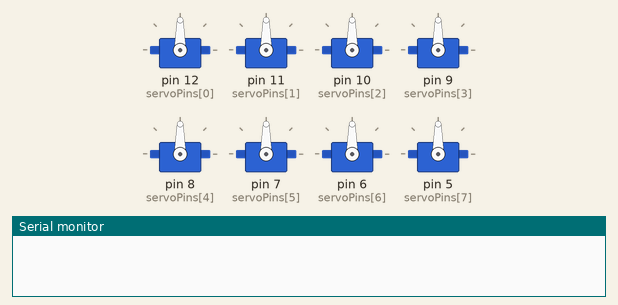
The sketch below on a simulated Arduino Uno, built with avr-gcc and run on an emulated ATmega328P. On the bench: 8 × servo, the last lines printed to the serial monitor.

Above: at 0.1 s.
At 1.4 s:
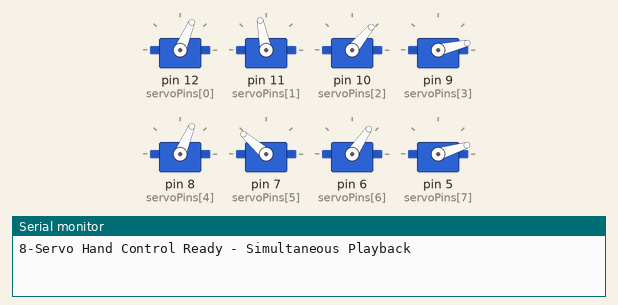
At 5.93 s:
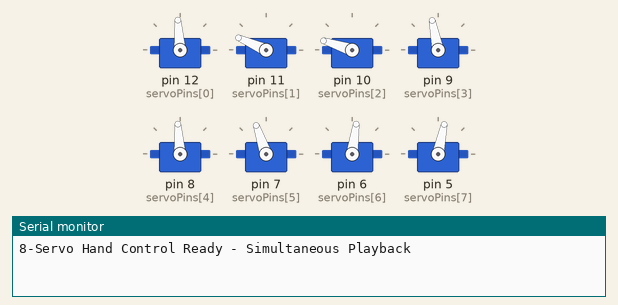
At 10.43 s:
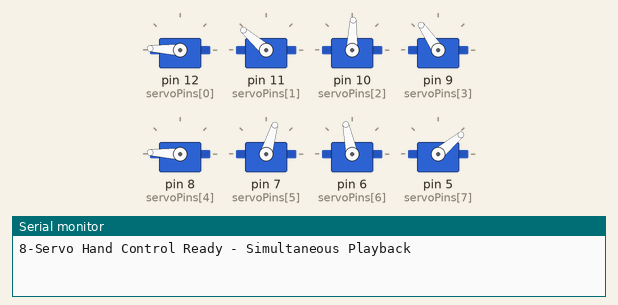
At 19.56 s:
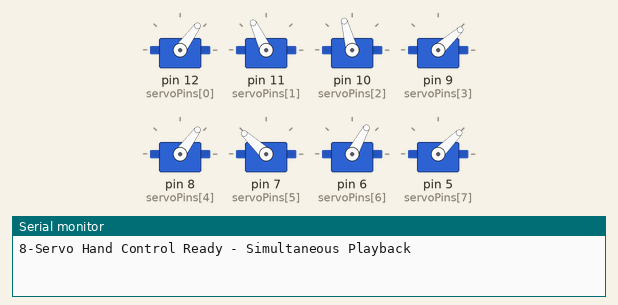
At 37.7 s:
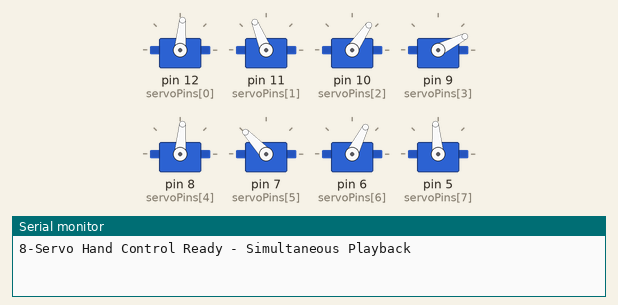
Timing chart, 0 to 37.8 s (numbered marks = the images above):
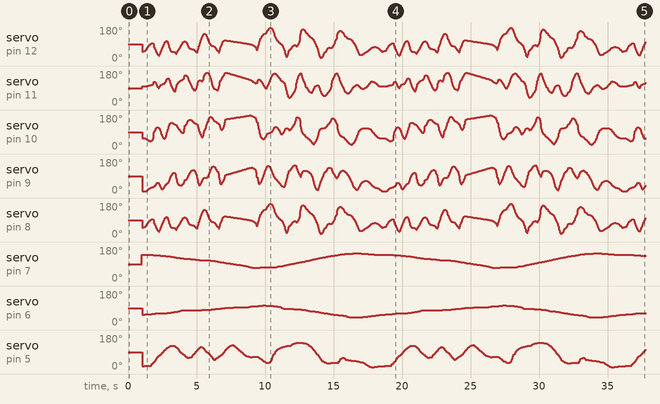

The sketch:

hand_movements_20260103_144111.ino
```cpp
/*
 * 8-Servo Hand Control - Generated Movement Code (SIMULTANEOUS PLAYBACK)
 * Generated: 2026-01-03 14:41:11
 * Layers: 4
 * Original Frames Recorded: 8415
 * Loop Duration: 26.31s (recorded) / 17.54s (at 1.5x speed)
 * Playback Speed: 1.5x
 *
 * Hardware: 5 Finger Servos + 3 Arm Servos
 * Fingers: Thumb, Index, Middle, Ring, Pinky
 * Arm: Shoulder, Elbow, Wrist
 *
 * Pin Mapping (reversed order):
 * Pin 12 -> Thumb (servo 0)
 * Pin 11 -> Index (servo 1)
 * Pin 10 -> Middle (servo 2)
 * Pin 9  -> Ring (servo 3)
 * Pin 8  -> Pinky (servo 4)
 * Pin 7  -> Shoulder (servo 5)
 * Pin 6  -> Elbow (servo 6)
 * Pin 5  -> Wrist (servo 7)
 */

#include <Servo.h>

// Servo objects
Servo servo[8];
int servoPins[8] = {12, 11, 10, 9, 8, 7, 6, 5};

// Timing
unsigned long loopStartTime;
unsigned long loopDuration = 17540; // milliseconds (adjusted for 1.5x speed)

// Layer data structures

// Layer 1: Layer_1 (manual mode) - 50 keyframes
const int layer1_count = 50;
const unsigned long layer1_times[] PROGMEM = {0, 1228, 1591, 2010, 2320, 2587, 2889, 3403, 3843, 4185, 5013, 5349, 5623, 5803, 6057, 6332, 6669, 6970, 7326, 7544, 7696, 7886, 8052, 9806, 9925, 10269, 10394, 10652, 10824, 11111, 11282, 11528, 11719, 11948, 12143, 12290, 12493, 12675, 12846, 13054, 13354, 13555, 13790, 14079, 14404, 14519, 15349, 15512, 16510, 17527};
const int layer1_servo5[] PROGMEM = {139, 136, 133, 130, 127, 123, 120, 117, 114, 111, 108, 105, 102, 99, 96, 93, 90, 86, 83, 80, 77, 74, 71, 74, 77, 80, 83, 86, 90, 93, 96, 99, 102, 105, 108, 111, 114, 117, 120, 123, 127, 130, 133, 136, 139, 142, 145, 148, 145, 145};
int layer1_index = 0;

// Layer 2: Layer_2 (manual mode) - 39 keyframes
const int layer2_count = 39;
const unsigned long layer2_times[] PROGMEM = {17, 617, 974, 1854, 2150, 2479, 2708, 2867, 4388, 5065, 5477, 5898, 6111, 7727, 7948, 8517, 8807, 9544, 9808, 10132, 10197, 10260, 10368, 11455, 11942, 12044, 12243, 12794, 12993, 13187, 13461, 13728, 13974, 14334, 14843, 14919, 15046, 15263, 17521};
const int layer2_servo6[] PROGMEM = {55, 58, 61, 64, 67, 70, 74, 77, 80, 83, 86, 89, 92, 95, 98, 101, 104, 101, 98, 95, 92, 89, 86, 83, 80, 77, 74, 70, 67, 64, 61, 58, 55, 52, 49, 46, 43, 40, 40};
int layer2_index = 0;

// Layer 3: Layer_3 (manual mode) - 239 keyframes
const int layer3_count = 239;
const unsigned long layer3_times[] PROGMEM = {17, 680, 714, 754, 806, 851, 905, 944, 1000, 1035, 1069, 1104, 1140, 1189, 1226, 1295, 1378, 1420, 1457, 1494, 1531, 1574, 1612, 1652, 1689, 1746, 1802, 1860, 1906, 1968, 2044, 2137, 2410, 2465, 2513, 2567, 2605, 2642, 2679, 2713, 2748, 2789, 2846, 2909, 2956, 3021, 3080, 3120, 3160, 3211, 3271, 3325, 3639, 3678, 3713, 3756, 3794, 3834, 3887, 3922, 3958, 3999, 4034, 4084, 4121, 4159, 4203, 4247, 4307, 4437, 4474, 4511, 4549, 4585, 4626, 4662, 4710, 4783, 4834, 4870, 4904, 4949, 4983, 5020, 5057, 5095, 5131, 5168, 5214, 5275, 5385, 5431, 5487, 5561, 5617, 5666, 5731, 5793, 5847, 5899, 5936, 5974, 6011, 6047, 6081, 6117, 6152, 6195, 6232, 6285, 6324, 6366, 6426, 6528, 6622, 6704, 6746, 6801, 6846, 6893, 6950, 6995, 7045, 7083, 7134, 7188, 7241, 7305, 7342, 7384, 7421, 7475, 7531, 7611, 7821, 7919, 8255, 8499, 8546, 8611, 8675, 8723, 8759, 8800, 8848, 8958, 9034, 9143, 9394, 9430, 9471, 9504, 9542, 9578, 9612, 9650, 9698, 9739, 9776, 9818, 9860, 9900, 9943, 10017, 10086, 10188, 10350, 10478, 10810, 10919, 10961, 11012, 11122, 11376, 11978, 12045, 12104, 12158, 12213, 12292, 12346, 12383, 12420, 12456, 12493, 12537, 12576, 12612, 12650, 12686, 12727, 12763, 12802, 12844, 12878, 12913, 12954, 12987, 13024, 13060, 13107, 13163, 13221, 13306, 13412, 13519, 14360, 14397, 14444, 14480, 14531, 14568, 14696, 14777, 14814, 14848, 15966, 16105, 16198, 16244, 16292, 16350, 16392, 16452, 16498, 16540, 16577, 16629, 16682, 16741, 16795, 17132, 17182, 17220, 17255, 17313, 17382, 17478, 17531};
const int layer3_servo7[] PROGMEM = {15, 19, 24, 28, 31, 34, 38, 41, 44, 50, 54, 58, 63, 66, 69, 73, 76, 79, 82, 85, 88, 92, 95, 99, 102, 105, 109, 112, 115, 118, 121, 124, 121, 118, 115, 112, 109, 105, 101, 97, 94, 91, 87, 84, 81, 78, 75, 72, 69, 66, 63, 60, 63, 66, 73, 76, 79, 82, 85, 89, 92, 95, 98, 101, 104, 108, 111, 114, 117, 114, 111, 108, 104, 100, 97, 94, 91, 88, 85, 82, 79, 76, 73, 68, 65, 62, 59, 56, 52, 49, 52, 56, 59, 62, 65, 68, 71, 74, 77, 80, 83, 86, 90, 93, 96, 99, 103, 106, 110, 113, 116, 119, 122, 125, 128, 125, 122, 119, 116, 113, 110, 106, 103, 100, 97, 94, 91, 88, 85, 82, 79, 76, 73, 69, 66, 63, 66, 63, 60, 57, 54, 51, 48, 45, 42, 39, 36, 32, 37, 42, 46, 54, 62, 71, 76, 79, 82, 86, 93, 96, 99, 102, 105, 109, 112, 115, 118, 121, 124, 127, 130, 133, 136, 139, 136, 133, 130, 127, 124, 121, 118, 114, 111, 107, 104, 101, 98, 94, 90, 86, 83, 80, 77, 74, 70, 66, 62, 57, 53, 49, 46, 43, 40, 37, 34, 31, 34, 41, 44, 51, 55, 58, 61, 57, 52, 49, 39, 42, 39, 36, 33, 30, 27, 24, 20, 17, 14, 11, 8, 5, 2, 5, 8, 11, 15, 18, 21, 24, 27};
int layer3_index = 0;

// Layer 4: Layer_4 (cursor mode) - 219 keyframes
const int layer4_count = 219;
const unsigned long layer4_times[] PROGMEM = {10, 282, 354, 429, 498, 573, 698, 822, 892, 961, 1031, 1109, 1184, 1253, 1322, 1392, 1461, 1531, 1599, 1669, 1739, 1808, 1878, 1947, 2016, 2085, 2155, 2225, 2295, 2365, 2441, 2508, 2576, 2646, 2719, 2793, 2864, 2931, 3001, 3076, 3146, 3234, 3303, 3373, 3442, 3511, 3585, 3656, 3724, 3795, 3864, 3937, 4007, 4074, 4141, 4211, 4279, 4349, 4418, 4486, 4554, 4627, 4696, 4767, 4834, 4904, 4973, 5048, 5116, 5186, 5256, 5335, 5409, 5488, 5558, 5626, 5696, 5765, 5835, 5904, 5972, 6039, 6118, 7941, 8015, 8117, 8223, 8291, 8361, 8431, 8499, 8569, 8644, 8714, 8782, 8857, 8926, 8997, 9064, 9135, 9204, 9273, 9343, 9413, 9482, 9550, 9621, 9695, 9763, 9834, 9903, 9973, 10042, 10111, 10181, 10255, 10325, 10392, 10463, 10532, 10599, 10667, 10736, 10815, 10884, 10954, 11028, 11097, 11168, 11237, 11306, 11374, 11445, 11519, 11588, 11657, 11727, 11801, 11871, 11940, 12038, 12106, 12180, 12260, 12333, 12402, 12471, 12542, 12612, 12680, 12750, 12820, 12888, 12958, 13026, 13095, 13166, 13236, 13305, 13374, 13467, 13536, 13606, 13680, 13749, 13820, 13888, 13958, 14026, 14097, 14166, 14234, 14305, 14378, 14449, 14517, 14585, 14662, 14731, 14800, 14911, 14979, 15051, 15119, 15189, 15258, 15326, 15392, 15466, 15541, 15614, 15688, 15757, 15827, 15901, 15970, 16040, 16114, 16184, 16253, 16322, 16396, 16466, 16535, 16609, 16679, 16747, 16817, 16887, 16956, 17023, 17090, 17160, 17229, 17299, 17377, 17447, 17521, 17535};
const int layer4_servo0[] PROGMEM = {50, 55, 63, 72, 82, 87, 93, 93, 71, 62, 49, 38, 33, 29, 34, 47, 61, 74, 83, 96, 103, 107, 99, 85, 65, 54, 50, 50, 49, 48, 44, 38, 47, 54, 62, 72, 82, 90, 99, 105, 104, 100, 89, 75, 69, 66, 64, 63, 62, 60, 56, 48, 45, 49, 71, 84, 101, 117, 130, 139, 145, 143, 137, 120, 110, 96, 87, 82, 80, 80, 77, 72, 63, 57, 52, 43, 57, 75, 84, 100, 107, 111, 109, 89, 87, 83, 78, 74, 59, 60, 76, 92, 114, 124, 133, 139, 144, 145, 148, 153, 163, 168, 176, 177, 171, 163, 149, 130, 122, 111, 106, 100, 97, 93, 88, 81, 68, 57, 38, 23, 23, 34, 54, 60, 65, 71, 80, 84, 85, 82, 78, 82, 89, 99, 143, 160, 168, 167, 161, 152, 148, 140, 134, 128, 125, 120, 118, 110, 98, 86, 77, 64, 45, 24, 18, 19, 21, 28, 41, 47, 52, 60, 69, 72, 70, 69, 72, 77, 84, 94, 111, 117, 148, 154, 160, 159, 155, 150, 141, 132, 127, 121, 119, 117, 116, 113, 109, 103, 94, 87, 75, 62, 49, 38, 31, 30, 30, 33, 36, 40, 46, 50, 53, 60, 67, 76, 94, 104, 113, 127, 136, 145, 159, 163, 162, 158, 154, 150, 148};
const int layer4_servo1[] PROGMEM = {99, 100, 101, 103, 104, 104, 106, 110, 124, 121, 112, 99, 92, 90, 98, 106, 110, 112, 112, 115, 122, 133, 142, 141, 128, 112, 97, 88, 79, 72, 72, 90, 110, 117, 123, 128, 131, 133, 136, 141, 158, 157, 151, 138, 125, 114, 104, 92, 85, 79, 76, 81, 88, 112, 128, 131, 130, 127, 125, 133, 156, 163, 169, 172, 169, 160, 146, 131, 107, 97, 87, 84, 84, 79, 78, 95, 120, 132, 137, 148, 155, 165, 172, 133, 128, 122, 119, 116, 117, 120, 135, 137, 130, 123, 115, 106, 97, 89, 88, 91, 102, 110, 127, 139, 152, 160, 166, 167, 165, 158, 153, 147, 142, 133, 128, 126, 121, 116, 101, 77, 58, 45, 38, 41, 44, 50, 58, 65, 72, 86, 119, 136, 152, 162, 170, 156, 138, 126, 113, 97, 92, 81, 74, 69, 66, 66, 70, 80, 93, 101, 104, 105, 102, 87, 72, 62, 54, 49, 49, 49, 53, 58, 67, 73, 80, 90, 121, 135, 146, 157, 167, 168, 156, 147, 125, 115, 104, 94, 82, 71, 66, 61, 60, 63, 68, 73, 81, 89, 96, 101, 105, 107, 105, 101, 95, 90, 86, 84, 84, 86, 90, 93, 99, 111, 123, 137, 157, 163, 168, 170, 168, 165, 149, 136, 124, 110, 101, 94, 91};
const int layer4_servo2[] PROGMEM = {58, 55, 51, 48, 44, 42, 44, 49, 89, 97, 109, 115, 114, 109, 100, 84, 71, 60, 56, 54, 61, 76, 95, 110, 129, 138, 140, 139, 135, 131, 129, 127, 117, 109, 104, 96, 90, 86, 85, 89, 124, 129, 138, 150, 154, 155, 154, 149, 144, 140, 136, 135, 135, 124, 100, 88, 74, 64, 62, 69, 94, 102, 113, 136, 146, 160, 170, 172, 165, 158, 150, 147, 144, 139, 136, 132, 115, 105, 102, 106, 113, 132, 158, 179, 176, 172, 168, 164, 143, 140, 114, 92, 68, 59, 54, 52, 54, 59, 66, 76, 84, 84, 87, 88, 92, 96, 105, 116, 118, 115, 110, 104, 97, 83, 78, 81, 86, 92, 102, 111, 111, 108, 100, 102, 104, 110, 118, 126, 134, 149, 168, 169, 165, 157, 112, 93, 82, 78, 72, 65, 62, 56, 52, 46, 41, 33, 28, 24, 29, 39, 46, 56, 74, 96, 105, 109, 109, 109, 112, 113, 117, 121, 131, 136, 143, 150, 162, 163, 159, 152, 137, 131, 93, 83, 72, 69, 66, 64, 59, 53, 47, 40, 35, 29, 26, 23, 24, 27, 33, 39, 49, 62, 76, 89, 101, 110, 117, 122, 126, 130, 136, 140, 143, 149, 153, 155, 148, 142, 135, 123, 113, 104, 86, 78, 73, 68, 66, 63, 63};
const int layer4_servo3[] PROGMEM = {9, 10, 12, 16, 22, 26, 30, 31, 36, 38, 45, 54, 54, 48, 36, 24, 21, 23, 26, 35, 42, 49, 52, 54, 65, 81, 93, 100, 106, 107, 101, 76, 53, 46, 43, 41, 41, 43, 48, 52, 70, 72, 75, 87, 98, 106, 114, 120, 122, 121, 116, 102, 92, 61, 43, 41, 45, 54, 67, 76, 82, 82, 82, 84, 87, 97, 111, 123, 137, 141, 140, 135, 124, 116, 111, 81, 52, 47, 49, 58, 65, 78, 96, 135, 136, 132, 127, 122, 86, 80, 54, 47, 52, 60, 71, 85, 101, 115, 125, 138, 145, 143, 137, 125, 110, 100, 87, 78, 75, 68, 63, 57, 52, 44, 38, 36, 33, 33, 39, 57, 76, 96, 116, 120, 125, 131, 140, 145, 147, 146, 127, 115, 103, 94, 85, 96, 112, 118, 119, 119, 118, 115, 111, 106, 99, 88, 76, 54, 34, 24, 19, 15, 17, 33, 51, 66, 76, 88, 104, 111, 116, 123, 133, 135, 133, 129, 113, 105, 97, 89, 81, 79, 85, 91, 107, 113, 118, 120, 118, 113, 108, 100, 93, 83, 74, 63, 52, 41, 30, 25, 19, 17, 19, 26, 38, 50, 62, 71, 78, 84, 92, 97, 97, 99, 97, 93, 85, 82, 80, 80, 81, 84, 96, 105, 111, 116, 119, 119, 120};
const int layer4_servo4[] PROGMEM = {50, 55, 63, 72, 82, 87, 93, 93, 71, 62, 49, 38, 33, 29, 34, 47, 61, 74, 83, 96, 103, 107, 99, 85, 65, 54, 50, 50, 49, 48, 44, 38, 47, 54, 62, 72, 82, 90, 99, 105, 104, 100, 89, 75, 69, 66, 64, 63, 62, 60, 56, 48, 45, 49, 71, 84, 101, 117, 130, 139, 145, 143, 137, 120, 110, 96, 87, 82, 80, 80, 77, 72, 63, 57, 52, 43, 57, 75, 84, 100, 107, 111, 109, 89, 87, 83, 78, 74, 59, 60, 76, 92, 114, 124, 133, 139, 144, 145, 148, 153, 163, 168, 176, 177, 171, 163, 149, 130, 122, 111, 106, 100, 97, 93, 88, 81, 68, 57, 38, 23, 23, 34, 54, 60, 65, 71, 80, 84, 85, 82, 78, 82, 89, 99, 143, 160, 168, 167, 161, 152, 148, 140, 134, 128, 125, 120, 118, 110, 98, 86, 77, 64, 45, 24, 18, 19, 21, 28, 41, 47, 52, 60, 69, 72, 70, 69, 72, 77, 84, 94, 111, 117, 148, 154, 160, 159, 155, 150, 141, 132, 127, 121, 119, 117, 116, 113, 109, 103, 94, 87, 75, 62, 49, 38, 31, 30, 30, 33, 36, 40, 46, 50, 53, 60, 67, 76, 94, 104, 113, 127, 136, 145, 159, 163, 162, 158, 154, 150, 148};
int layer4_index = 0;

void setup() {
  Serial.begin(9600);

  // Attach servos
  for(int i = 0; i < 8; i++) {
    servo[i].attach(servoPins[i]);
    servo[i].write(90);
  }

  delay(1000);
  Serial.println("8-Servo Hand Control Ready - Simultaneous Playback");
  loopStartTime = millis();
}

void loop() {
  unsigned long elapsed = millis() - loopStartTime;

  // Smooth loop blending - last 10% of loop blends back to start
  unsigned long blendZone = loopDuration / 10;  // 10% blend zone
  bool isBlending = elapsed >= (loopDuration - blendZone);
  float blendFactor = 0.0;

  if(isBlending) {
    blendFactor = (float)(elapsed - (loopDuration - blendZone)) / (float)blendZone;
    blendFactor = constrain(blendFactor, 0.0, 1.0);
  }

  // Loop the sequence
  if(elapsed >= loopDuration) {
    loopStartTime = millis();
    elapsed = 0;
    layer1_index = 0;
    layer2_index = 0;
    layer3_index = 0;
    layer4_index = 0;
  }

  // Update layer 1 with interpolation
  if(layer1_index < layer1_count - 1) {
    unsigned long currentTime = pgm_read_dword(&layer1_times[layer1_index]);
    unsigned long nextTime = pgm_read_dword(&layer1_times[layer1_index + 1]);

    // Move to next keyframe if we've passed it
    if(elapsed >= nextTime) {
      layer1_index++;
    }

    // Interpolate between current and next keyframe
    if(layer1_index < layer1_count - 1 && elapsed >= currentTime) {
      currentTime = pgm_read_dword(&layer1_times[layer1_index]);
      nextTime = pgm_read_dword(&layer1_times[layer1_index + 1]);

      // Calculate interpolation factor (0.0 to 1.0)
      float factor = (float)(elapsed - currentTime) / (float)(nextTime - currentTime);
      factor = constrain(factor, 0.0, 1.0);

      // Interpolate Shoulder
      int curr5 = pgm_read_word(&layer1_servo5[layer1_index]);
      int next5 = pgm_read_word(&layer1_servo5[layer1_index + 1]);
      int start5 = pgm_read_word(&layer1_servo5[0]);

      if(curr5 != -1 && next5 != -1) {
        int interpolated = curr5 + (int)((next5 - curr5) * factor);

        // Apply blend zone for smooth looping
        if(isBlending && start5 != -1) {
          interpolated = interpolated * (1.0 - blendFactor) + start5 * blendFactor;
        }

        servo[5].write(interpolated);
      } else if(curr5 != -1) {
        int pos = curr5;

        // Apply blend zone for smooth looping
        if(isBlending && start5 != -1) {
          pos = pos * (1.0 - blendFactor) + start5 * blendFactor;
        }

        servo[5].write(pos);
      }
    }
  }

  // Update layer 2 with interpolation
  if(layer2_index < layer2_count - 1) {
    unsigned long currentTime = pgm_read_dword(&layer2_times[layer2_index]);
    unsigned long nextTime = pgm_read_dword(&layer2_times[layer2_index + 1]);

    // Move to next keyframe if we've passed it
    if(elapsed >= nextTime) {
      layer2_index++;
    }

    // Interpolate between current and next keyframe
    if(layer2_index < layer2_count - 1 && elapsed >= currentTime) {
      currentTime = pgm_read_dword(&layer2_times[layer2_index]);
      nextTime = pgm_read_dword(&layer2_times[layer2_index + 1]);

      // Calculate interpolation factor (0.0 to 1.0)
      float factor = (float)(elapsed - currentTime) / (float)(nextTime - currentTime);
      factor = constrain(factor, 0.0, 1.0);

      // Interpolate Elbow
      int curr6 = pgm_read_word(&layer2_servo6[layer2_index]);
      int next6 = pgm_read_word(&layer2_servo6[layer2_index + 1]);
      int start6 = pgm_read_word(&layer2_servo6[0]);

      if(curr6 != -1 && next6 != -1) {
        int interpolated = curr6 + (int)((next6 - curr6) * factor);

        // Apply blend zone for smooth looping
        if(isBlending && start6 != -1) {
          interpolated = interpolated * (1.0 - blendFactor) + start6 * blendFactor;
        }

        servo[6].write(interpolated);
      } else if(curr6 != -1) {
        int pos = curr6;

        // Apply blend zone for smooth looping
        if(isBlending && start6 != -1) {
          pos = pos * (1.0 - blendFactor) + start6 * blendFactor;
        }

        servo[6].write(pos);
      }
    }
  }

  // Update layer 3 with interpolation
  if(layer3_index < layer3_count - 1) {
    unsigned long currentTime = pgm_read_dword(&layer3_times[layer3_index]);
    unsigned long nextTime = pgm_read_dword(&layer3_times[layer3_index + 1]);

    // Move to next keyframe if we've passed it
    if(elapsed >= nextTime) {
      layer3_index++;
    }

    // Interpolate between current and next keyframe
    if(layer3_index < layer3_count - 1 && elapsed >= currentTime) {
      currentTime = pgm_read_dword(&layer3_times[layer3_index]);
      nextTime = pgm_read_dword(&layer3_times[layer3_index + 1]);

      // Calculate interpolation factor (0.0 to 1.0)
      float factor = (float)(elapsed - currentTime) / (float)(nextTime - currentTime);
      factor = constrain(factor, 0.0, 1.0);

      // Interpolate Wrist
      int curr7 = pgm_read_word(&layer3_servo7[layer3_index]);
      int next7 = pgm_read_word(&layer3_servo7[layer3_index + 1]);
      int start7 = pgm_read_word(&layer3_servo7[0]);

      if(curr7 != -1 && next7 != -1) {
        int interpolated = curr7 + (int)((next7 - curr7) * factor);

        // Apply blend zone for smooth looping
        if(isBlending && start7 != -1) {
          interpolated = interpolated * (1.0 - blendFactor) + start7 * blendFactor;
        }

        servo[7].write(interpolated);
      } else if(curr7 != -1) {
        int pos = curr7;

        // Apply blend zone for smooth looping
        if(isBlending && start7 != -1) {
          pos = pos * (1.0 - blendFactor) + start7 * blendFactor;
        }

        servo[7].write(pos);
      }
    }
  }

  // Update layer 4 with interpolation
  if(layer4_index < layer4_count - 1) {
    unsigned long currentTime = pgm_read_dword(&layer4_times[layer4_index]);
    unsigned long nextTime = pgm_read_dword(&layer4_times[layer4_index + 1]);

    // Move to next keyframe if we've passed it
    if(elapsed >= nextTime) {
      layer4_index++;
    }

    // Interpolate between current and next keyframe
    if(layer4_index < layer4_count - 1 && elapsed >= currentTime) {
      currentTime = pgm_read_dword(&layer4_times[layer4_index]);
      nextTime = pgm_read_dword(&layer4_times[layer4_index + 1]);

      // Calculate interpolation factor (0.0 to 1.0)
      float factor = (float)(elapsed - currentTime) / (float)(nextTime - currentTime);
      factor = constrain(factor, 0.0, 1.0);

      // Interpolate Thumb
      int curr0 = pgm_read_word(&layer4_servo0[layer4_index]);
      int next0 = pgm_read_word(&layer4_servo0[layer4_index + 1]);
      int start0 = pgm_read_word(&layer4_servo0[0]);

      if(curr0 != -1 && next0 != -1) {
        int interpolated = curr0 + (int)((next0 - curr0) * factor);

        // Apply blend zone for smooth looping
        if(isBlending && start0 != -1) {
          interpolated = interpolated * (1.0 - blendFactor) + start0 * blendFactor;
        }

        servo[0].write(interpolated);
      } else if(curr0 != -1) {
        int pos = curr0;

        // Apply blend zone for smooth looping
        if(isBlending && start0 != -1) {
          pos = pos * (1.0 - blendFactor) + start0 * blendFactor;
        }

        servo[0].write(pos);
      }
      // Interpolate Index
      int curr1 = pgm_read_word(&layer4_servo1[layer4_index]);
      int next1 = pgm_read_word(&layer4_servo1[layer4_index + 1]);
      int start1 = pgm_read_word(&layer4_servo1[0]);

      if(curr1 != -1 && next1 != -1) {
        int interpolated = curr1 + (int)((next1 - curr1) * factor);

        // Apply blend zone for smooth looping
        if(isBlending && start1 != -1) {
          interpolated = interpolated * (1.0 - blendFactor) + start1 * blendFactor;
        }

        servo[1].write(interpolated);
      } else if(curr1 != -1) {
        int pos = curr1;

        // Apply blend zone for smooth looping
        if(isBlending && start1 != -1) {
          pos = pos * (1.0 - blendFactor) + start1 * blendFactor;
        }

        servo[1].write(pos);
      }
      // Interpolate Middle
      int curr2 = pgm_read_word(&layer4_servo2[layer4_index]);
      int next2 = pgm_read_word(&layer4_servo2[layer4_index + 1]);
      int start2 = pgm_read_word(&layer4_servo2[0]);

      if(curr2 != -1 && next2 != -1) {
        int interpolated = curr2 + (int)((next2 - curr2) * factor);

        // Apply blend zone for smooth looping
        if(isBlending && start2 != -1) {
          interpolated = interpolated * (1.0 - blendFactor) + start2 * blendFactor;
        }

        servo[2].write(interpolated);
      } else if(curr2 != -1) {
        int pos = curr2;

        // Apply blend zone for smooth looping
        if(isBlending && start2 != -1) {
          pos = pos * (1.0 - blendFactor) + start2 * blendFactor;
        }

        servo[2].write(pos);
      }
      // Interpolate Ring
      int curr3 = pgm_read_word(&layer4_servo3[layer4_index]);
      int next3 = pgm_read_word(&layer4_servo3[layer4_index + 1]);
      int start3 = pgm_read_word(&layer4_servo3[0]);

      if(curr3 != -1 && next3 != -1) {
        int interpolated = curr3 + (int)((next3 - curr3) * factor);

        // Apply blend zone for smooth looping
        if(isBlending && start3 != -1) {
          interpolated = interpolated * (1.0 - blendFactor) + start3 * blendFactor;
        }

        servo[3].write(interpolated);
      } else if(curr3 != -1) {
        int pos = curr3;

        // Apply blend zone for smooth looping
        if(isBlending && start3 != -1) {
          pos = pos * (1.0 - blendFactor) + start3 * blendFactor;
        }

        servo[3].write(pos);
      }
      // Interpolate Pinky
      int curr4 = pgm_read_word(&layer4_servo4[layer4_index]);
      int next4 = pgm_read_word(&layer4_servo4[layer4_index + 1]);
      int start4 = pgm_read_word(&layer4_servo4[0]);

      if(curr4 != -1 && next4 != -1) {
        int interpolated = curr4 + (int)((next4 - curr4) * factor);

        // Apply blend zone for smooth looping
        if(isBlending && start4 != -1) {
          interpolated = interpolated * (1.0 - blendFactor) + start4 * blendFactor;
        }

        servo[4].write(interpolated);
      } else if(curr4 != -1) {
        int pos = curr4;

        // Apply blend zone for smooth looping
        if(isBlending && start4 != -1) {
          pos = pos * (1.0 - blendFactor) + start4 * blendFactor;
        }

        servo[4].write(pos);
      }
    }
  }

  delay(5); // 200Hz update rate for smooth interpolation
}
```

Measured:
- by itself, servo on pin 5 (servoPins[7]): 90° → 15° at 1.0 s, → 16° 0.17 s later, → 17° 0.17 s later, → 18° 0.17 s later, … (997 changes in this stretch)
